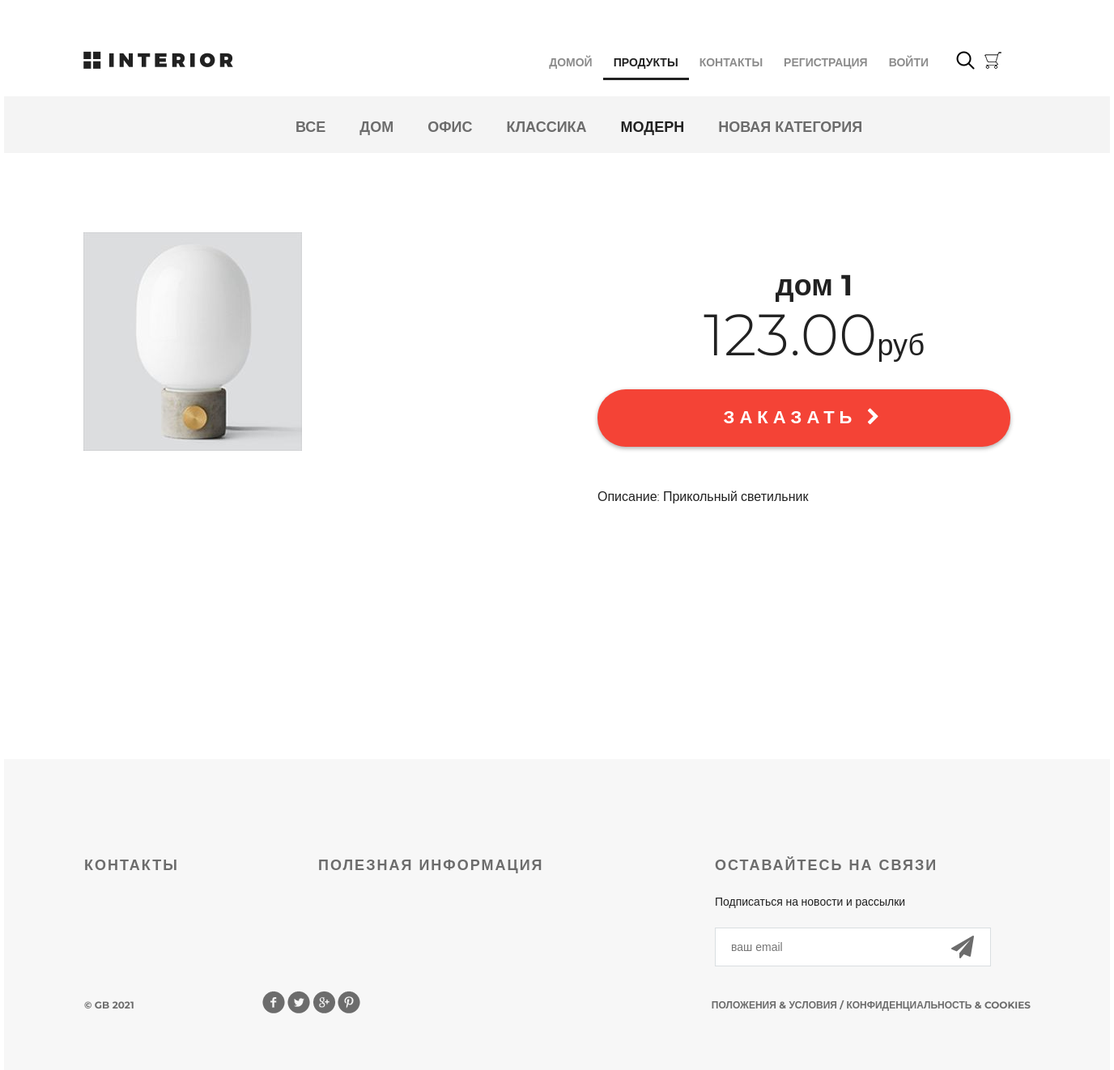
The app's page /products/product/8/ with its own data.
### mainapp/models.py (models this page shows, shortened)
class ProductCategory(models.Model):
    name = models.CharField(verbose_name='имя', max_length=64, unique=True)
    description = models.TextField(verbose_name='описание', blank=True)
    is_active = models.BooleanField(default=True)

class Product(models.Model):
    category = models.ForeignKey(ProductCategory, on_delete=models.CASCADE)
    name = models.CharField(verbose_name='имя продукта', max_length=128)
    image = models.ImageField(upload_to='products_images', blank=True)
    short_desc = models.CharField(verbose_name='краткое описание продукта', max_length=60, blank=True)
    description = models.TextField(verbose_name='описание продукта', blank=True)
    price = models.DecimalField(verbose_name='цена', max_digits=8, decimal_places=2, default=0)
    quantity = models.PositiveIntegerField(verbose_name='количество на складе', default=0)
    is_active = models.BooleanField(default=True)

### mainapp/views.py (the view)
# urls.py: path('product/<int:pk>/', mainapp.product, name='product'),
def product(request, pk):
    product_menu_links = ProductCategory.objects.all()
    context = {
        'product': get_object_or_404(Product, pk=pk),
        'basket': get_basket(request.user),
        'product_menu_links': product_menu_links,
    }
    return render(request, 'mainapp/product.html', context)

### mainapp/views.py (called while the page is built)
def get_basket(user):
    if user.is_authenticated:
        return Basket.objects.filter(user=user)
    return []

### mainapp/templates/mainapp/product.html (shortened to what this page needs)
{% extends 'mainapp/base.html' %}
{% load static %}
		{% block menu %}
		<div class="hero-white">
			<div class="header clearfix">
				{% include 'mainapp/includes/inc_main_menu.html' %}
			</div>
		</div>
		{% endblock %}
		{% block content %}
		<div class="details">
			<div class="links clearfix">
				{% include 'mainapp/includes/inc_categories_menu.html' %}
			</div>
			<div class="details-products">
				<div class="details-slider">
					<div class="slider-product">
						<img src="/media/{{ product.image }}">
					</div>
				</div>
				<div class="description">
					<h3 class="big-bold">{{ product.name }}</h3><br>
					<p class="price">{{ product.price|floatformat:2 }}<span>руб</span></p>
					<a href="{% url 'basket:add' product.pk %}" class="red-button">
						заказать <i class="fa fa-chevron-right" aria-hidden="true"></i>
					</a>
					<div class="description-text">
						<p>{{ product.description }}</p>
					</div>
				</div>
			</div>
		</div>
		<div class="clr"></div>
		{% endblock %}

### mainapp/templates/mainapp/includes/inc_categories_menu.html (shortened to what this page needs)
<ul class="links-menu">
	<li>
		<a href="{% url 'products:category' 0 %}"
			class="">
			Все
		</a>
	</li>
	{% for link in product_menu_links %}
		{% if link.is_active %}
			<li>
				<a href="{% url 'products:category' link.pk %}"
					class="{% if request.resolver_match.kwargs.pk|add:'0' == link.pk %}
						active
						{% endif %}">
					{{ link.name }}
				</a>
			</li>
		{% endif %}
	{% endfor %}
</ul>

### static/css/style.css (style rules this page uses)
* { margin: 0; padding: 0; }
body { font-family: 'Montserrat', sans-serif; }
html, body { height: 100%; }
.clr { height: 384px; }
.clearfix:after { content: ""; display: block; clear: both; }
.big-bold { color: #212121; font-size: 36px; font-weight: 700; text-align: left; margin-bottom: 24px; line-height: 36px; }
.hero-white { background-color: #fff; height: 119px; padding-left: 98px; padding-right: 211px; position: relative; }
.links { height: 70px; background-color: #f4f4f4; position: relative; padding-left: 360px; }
.links-menu { margin: 27px auto 0px; position: absolute; }
.links-menu li { float: left; list-style-type: none; padding-right: 42px; }
.links-menu li a { text-decoration: none; color: #6c6c6c; font-size: 18px; font-weight: 700; text-transform: uppercase; }
.links-menu .active { color: #212121; font-size: 18px; font-weight: 700; }
.details-products { padding-left: 98px; padding-right: 98px; margin-top: 98px; height: 651px; }
.details-slider { width: 570px; float: left; margin-right: 30px; }
.slider-product { width: 570px; height: 570px; }
.description { width: 535px; float: right; padding-left: 35px }
.description .big-bold { color: #212121; font-size: 36px; font-weight: 700; text-align: center; margin-top: 47px; margin-bottom: 0px; }
.description .price { color: #212121; font-size: 72px; font-weight: 300; line-height: 48px; text-align: center; }
.description .price span { color: #212121; font-size: 36px; font-weight: 300; line-height: 48px; text-align: center; }
.red-button { display: block; height: 71px; width: 510px; border-radius: 35px; background-color: #f44336; text-align: center; text-transform: uppercase; text-decoration: none; color: #ffffff; font-size: 22px; font-weight: 700; line-height: 24px; box-shadow: 0px 2px 4.85px 0.15px rgba(33, 33, 33, 0.35); line-height: 70px; letter-spacing: 6px; margin-top: 31px; }
.description-text { margin-top: 50px; color: #212121; font-size: 16px; font-weight: 300; line-height: 24px; text-align: left; }
.description-text p { margin-bottom: 0.5em; }

### records on screen
ProductCategory: name "ДОМ"
ProductCategory: name "ОФИС"
ProductCategory: name "КЛАССИКА"
ProductCategory: name "МОДЕРН"
ProductCategory: name "НОВАЯ КАТЕГОРИЯ"
Product: image (picture), name "дом 1", price "123.00", description "Описание: Прикольный светильник"
